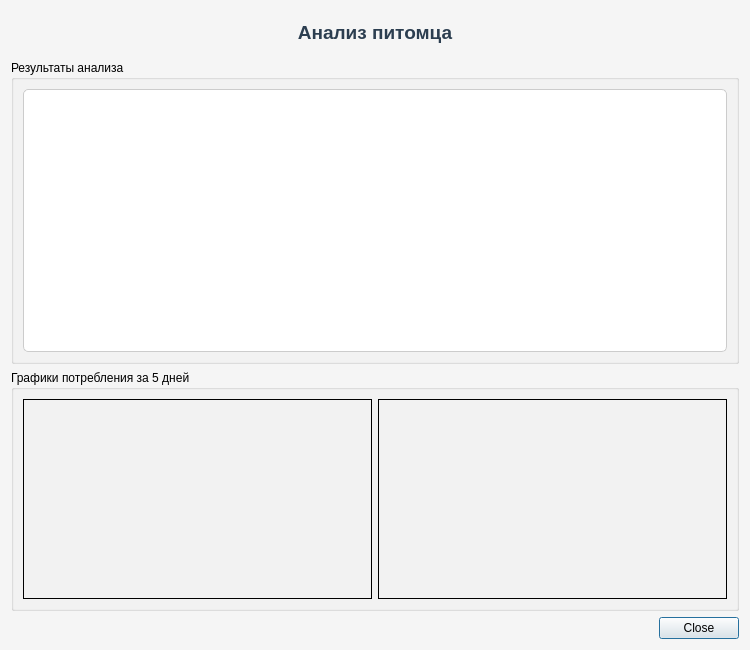
<?xml version="1.0" encoding="UTF-8"?>
<ui version="4.0">
 <class>AnalysisDialog</class>
 <widget class="QDialog" name="AnalysisDialog">
  <property name="geometry">
   <rect>
    <x>0</x>
    <y>0</y>
    <width>750</width>
    <height>650</height>
   </rect>
  </property>
  <property name="windowTitle">
   <string>Результаты анализа</string>
  </property>
  <property name="styleSheet">
   <string notr="true">QDialog { background-color: #f5f5f5; }</string>
  </property>
  <layout class="QVBoxLayout" name="verticalLayout">
   <item>
    <widget class="QLabel" name="titleLabel">
     <property name="text">
      <string>Анализ питомца</string>
     </property>
     <property name="alignment">
      <set>Qt::AlignCenter</set>
     </property>
     <property name="font">
      <font>
       <pointsize>14</pointsize>
       <weight>75</weight>
       <bold>true</bold>
      </font>
     </property>
     <property name="styleSheet">
      <string>color: #2c3e50; padding: 10px;</string>
     </property>
    </widget>
   </item>
   <item>
    <widget class="QGroupBox" name="groupBoxResult">
     <property name="title">
      <string>Результаты анализа</string>
     </property>
     <layout class="QVBoxLayout" name="verticalLayout_2">
      <item>
       <widget class="QTextEdit" name="resultTextEdit">
        <property name="readOnly">
         <bool>true</bool>
        </property>
        <property name="minimumSize">
         <size>
          <width>0</width>
          <height>150</height>
         </size>
        </property>
        <property name="styleSheet">
         <string>QTextEdit { background-color: white; border: 1px solid #ccc; border-radius: 5px; padding: 10px; }</string>
        </property>
       </widget>
      </item>
     </layout>
    </widget>
   </item>
   <item>
    <widget class="QGroupBox" name="groupBoxGraphs">
     <property name="title">
      <string>Графики потребления за 5 дней</string>
     </property>
     <layout class="QHBoxLayout" name="horizontalLayout">
      <item>
       <widget class="QLabel" name="foodGraphLabel">
        <property name="minimumSize">
         <size>
          <width>300</width>
          <height>200</height>
         </size>
        </property>
        <property name="text">
         <string/>
        </property>
        <property name="alignment">
         <set>Qt::AlignCenter</set>
        </property>
        <property name="frameShape">
         <enum>QFrame::Box</enum>
        </property>
       </widget>
      </item>
      <item>
       <widget class="QLabel" name="waterGraphLabel">
        <property name="minimumSize">
         <size>
          <width>300</width>
          <height>200</height>
         </size>
        </property>
        <property name="text">
         <string/>
        </property>
        <property name="alignment">
         <set>Qt::AlignCenter</set>
        </property>
        <property name="frameShape">
         <enum>QFrame::Box</enum>
        </property>
       </widget>
      </item>
     </layout>
    </widget>
   </item>
   <item>
    <widget class="QDialogButtonBox" name="buttonBox">
     <property name="orientation">
      <enum>Qt::Horizontal</enum>
     </property>
     <property name="standardButtons">
      <set>QDialogButtonBox::Close</set>
     </property>
    </widget>
   </item>
  </layout>
 </widget>
 <resources/>
 <connections>
  <connection>
   <sender>buttonBox</sender>
   <signal>accepted()</signal>
   <receiver>AnalysisDialog</receiver>
   <slot>accept()</slot>
   <hints>
    <hint type="sourcelabel">
     <x>248</x>
     <y>254</y>
    </hint>
    <hint type="destinationlabel">
     <x>157</x>
     <y>274</y>
    </hint>
   </hints>
  </connection>
  <connection>
   <sender>buttonBox</sender>
   <signal>rejected()</signal>
   <receiver>AnalysisDialog</receiver>
   <slot>reject()</slot>
   <hints>
    <hint type="sourcelabel">
     <x>316</x>
     <y>260</y>
    </hint>
    <hint type="destinationlabel">
     <x>286</x>
     <y>274</y>
    </hint>
   </hints>
  </connection>
 </connections>
</ui>
